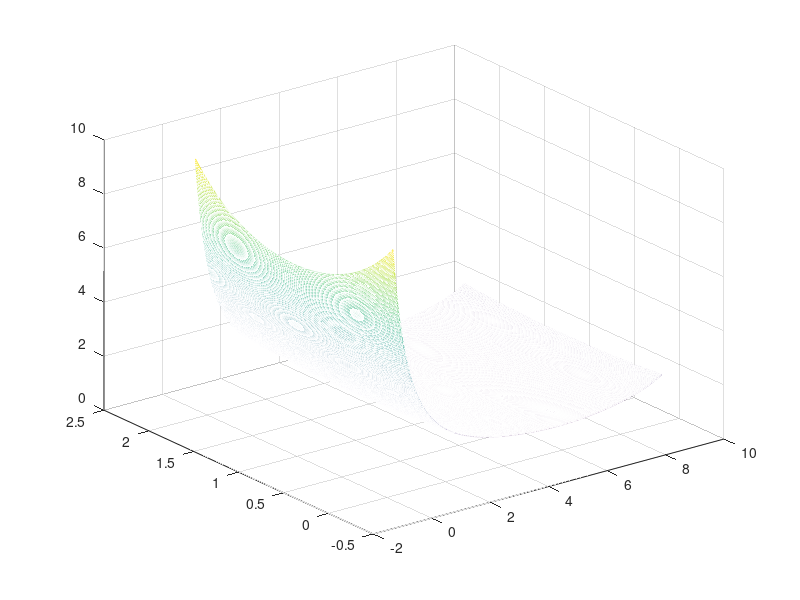

Here is the MATLAB script that generated this plot:
x=-0.1:0.005:9.1;
y=-0.1:0.005:2.1;
[X,Y]=meshgrid(x,y);
Z=exp(-5*(1./(sqrt((X-5.5).^2+5/3*(Y-1).^2)-7.5)+1/7.5));
mesh(X,Y,Z)
